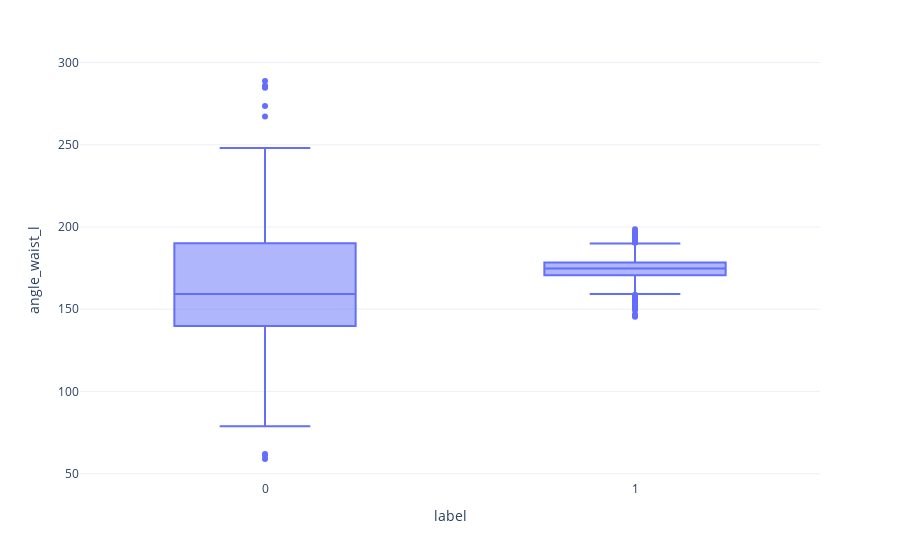

Notebook code for this chart:
### Code cell
find_relation(df, 'label', 'angle_waist_l')

### Figure 1 — Plotly figure (JSON) as saved in the notebook; plotly's stock layout.template omitted (floating-point values rounded to 4 significant figures; data arrays with more than 128 entries replaced by an {"elided": "..."} marker saying what was removed)
{"data": [{"alignmentgroup": "True", "hovertemplate": "label=%{x}<br>angle_waist_l=%{y}<extra></extra>", "legendgroup": "", "marker": {"color": "#636efa"}, "name": "", "notched": false, "offsetgroup": "", "orientation": "v", "quartilemethod": "exclusive", "showlegend": false, "type": "box", "x": {"elided": "1613 int values"}, "x0": " ", "xaxis": "x", "y": {"elided": "1613 float values"}, "y0": " ", "yaxis": "y"}], "layout": {"boxmode": "group", "legend": {"tracegroupgap": 0}, "margin": {"t": 60}, "xaxis": {"anchor": "y", "domain": [0, 1], "title": {"text": "label"}}, "yaxis": {"anchor": "x", "domain": [0, 1], "title": {"text": "angle_waist_l"}}}}
